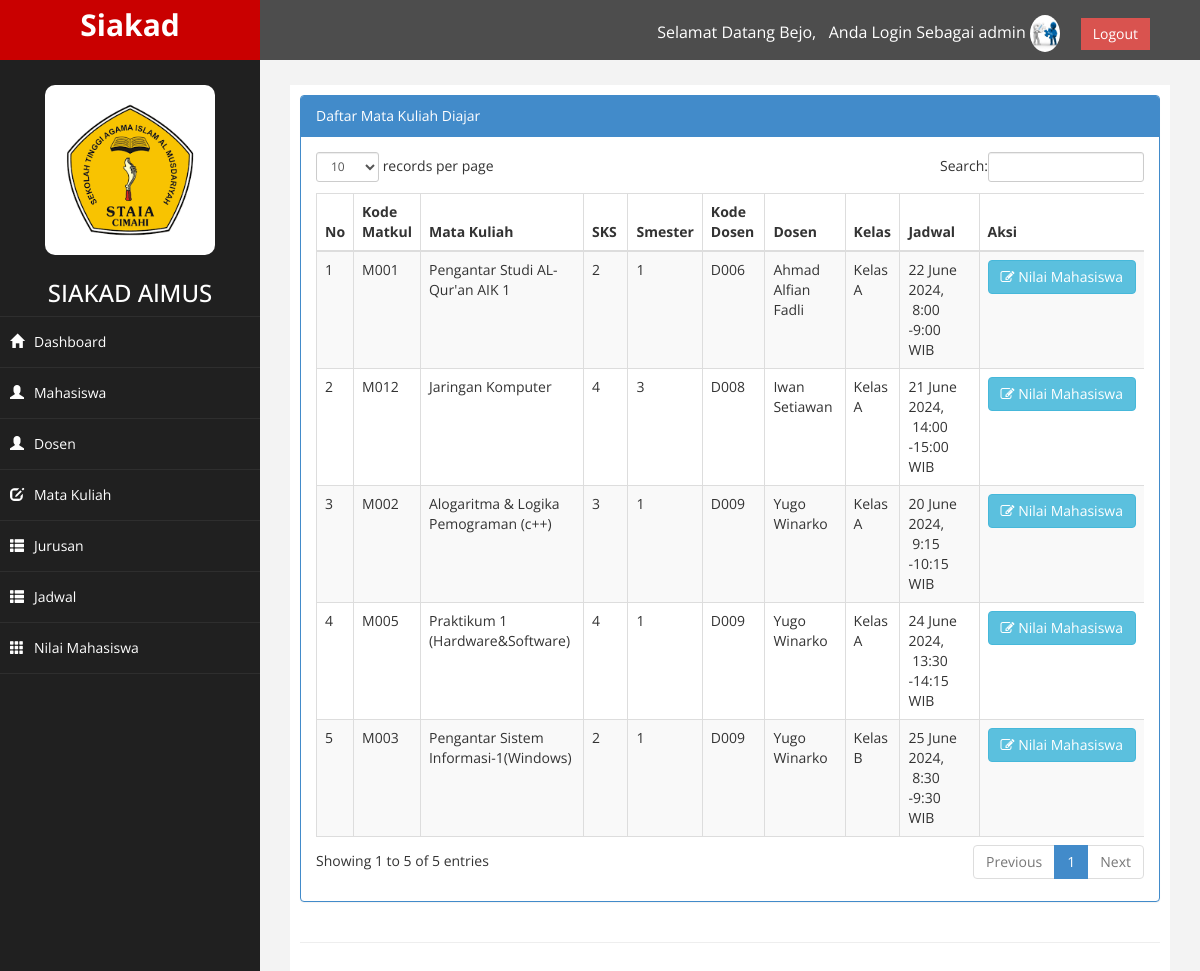
Screenshot of /index.php?page=nilai (signed in) with the database file from the repository.
### tables this page shows
CREATE TABLE `tb_user` (
  `id` int(9) NOT NULL,
  `user_id` varchar(12) NOT NULL,
  `nama` varchar(50) NOT NULL,
  `pass` varchar(50) NOT NULL,
  `level` varchar(25) NOT NULL,
  `foto` varchar(100) NOT NULL
);

CREATE TABLE `tb_jadwal` (
  `id` int(9) NOT NULL,
  `kode_mk` varchar(4) NOT NULL,
  `kode_ruang` int(5) NOT NULL,
  `tanggal` date NOT NULL,
  `jam_mulai` time NOT NULL,
  `jam_selesai` time NOT NULL,
  `kode_dosen` varchar(8) NOT NULL
);

CREATE TABLE `tb_matkul` (
  `kode_mk` varchar(4) NOT NULL,
  `nama_mk` varchar(50) NOT NULL,
  `sks` varchar(1) NOT NULL,
  `smester` varchar(50) NOT NULL
);

CREATE TABLE `tb_dosen` (
  `kode_dosen` varchar(8) NOT NULL,
  `nama_dosen` varchar(50) NOT NULL,
  `telpon` varchar(15) NOT NULL,
  `email` varchar(100) NOT NULL,
  `alamat` varchar(250) NOT NULL,
  `foto` varchar(250) NOT NULL
);

CREATE TABLE `tb_ruang` (
  `kode_ruang` int(5) NOT NULL,
  `nama_ruang` varchar(50) NOT NULL
);

### page/nilai/tampil_mk.php (the view)
<div class="row">
    <div class="col-md-12">
        <div class="panel panel-primary">
            <div class="panel-heading">
                 Daftar Mata Kuliah Diajar
            </div>
            <div class="panel-body">
                <div class="table-responsive">
                    <table class="table table-striped table-bordered table-hover" id="dataTables-example">
                        <thead>
                            <tr>
                            	<th>No</th>
                            	<th>Kode Matkul</th>
                                <th>Mata Kuliah</th>
                                <th>SKS</th>
                                <th>Smester</th>
                                <th>Kode Dosen</th>
                                <th>Dosen</th>
                                <th>Kelas</th>
                                <th>Jadwal</th>
                                <th>Aksi</th>
                            </tr>
                        </thead>
                        <tbody>
                        <?php
                        	$no=1;
                        	$mk = $koneksi->query("SELECT * from tb_jadwal, tb_dosen, tb_matkul, tb_ruang
                                                  where  tb_dosen.kode_dosen=tb_jadwal.kode_dosen
                                                  and    tb_jadwal.kode_mk=tb_matkul.kode_mk
                                                  and    tb_jadwal.kode_ruang=tb_ruang.kode_ruang
                                                ");
                        	while ($data=$mk->fetch_assoc()) {
                         ?>
                            <tr class="odd gradeX">
                                <td><?php echo $no++; ?></td>
                                <td><?php echo $data['kode_mk']; ?></td>
                                <td><?php echo $data['nama_mk']; ?></td>
                                <td><?php echo $data['sks']; ?></td>
                                <td><?php echo $data['smester']; ?></td>
                                <td><?php echo $data['kode_dosen']; ?></td>
                                <td><?php echo $data['nama_dosen']; ?></td>
                                <td><?php echo $data['nama_ruang']; ?></td>
                                <td><?php echo date('d F Y', strtotime( $data['tanggal'])).', &nbsp;'.date('G:i ', strtotime($data['jam_mulai'])).'-'.date('G:i', strtotime( $data['jam_selesai'])).'&nbsp; WIB'; ?> </td>
                                <td>
                                	<a href="?page=nilai&aksi=lihat_mhs&kode_mk=<?php echo $data['kode_mk']; ?>&dosen=<?php echo $data['kode_dosen']; ?> " class=" btn btn-info" ><i class="fa fa-edit"></i> Nilai Mahasiswa</a>
                                </td>
                            </tr>
                            <?php } ?>
                         </tbody>
                   </table>
           </div>
       </div>
   </div>
</div>
</div>

### index.php (shortened to what this page needs)
<?php
	$koneksi = new mysqli("localhost","root","","siakad2");
	if(@$_SESSION['admin'] || $_SESSION['mahasiswa'] || $_SESSION['dosen']){
 ?>
<!DOCTYPE html>
<html xmlns="http://www.w3.org/1999/xhtml">
<head>
    <link href="assets/css/bootstrap.css" rel="stylesheet" />
    <link href="assets/css/font-awesome.css" rel="stylesheet" />
    <link href="assets/css/custom.css" rel="stylesheet" />
    <link href="assets/js/dataTables/dataTables.bootstrap.css" rel="stylesheet" />
   <link rel="stylesheet" type="text/css" href="assets/sw/dist/sweetalert.css">
</head>
<body>
    <div id="wrapper">
        <nav class="navbar navbar-default navbar-cls-top " role="navigation" style="margin-bottom: 0">
            <div class="navbar-header">
                <a class="navbar-brand" href="index.php">Siakad</a>
            </div>
            			<?php
                           if($_SESSION['admin']){
                                $user_l=$_SESSION['admin'];
                           }else if($_SESSION['mahasiswa']){
                                $user_l=$_SESSION['mahasiswa'];
                           }
                           else if($_SESSION['dosen']){
                                $user_l=$_SESSION['dosen'];
                           }
                           $sql_u = $koneksi->query("select* from tb_user where id='$user_l'");
                           $data_u = $sql_u->fetch_assoc();
                        ?>
  <div style="color: white;
padding: 15px 50px 5px 50px;
float: right;
font-size: 16px;">Selamat Datang <?php echo $data_u['nama']; ?>, &nbsp; Anda Login Sebagai <?php echo $data_u['level']; ?> <?php if ($_SESSION['mahasiswa'] || $_SESSION['admin']) {?><img src="img/<?php echo $data_u['foto']; ?>"  width="30" height="37" style="border-radius: 50%; "><?php } ?>   <a href="logout.php" class="btn btn-danger square-btn-adjust">Logout</a>
</div>
        </nav>
                <nav class="navbar-default navbar-side" role="navigation">
            <div class="sidebar-collapse">
                <ul class="nav" id="main-menu">
				<li class="text-center">
                    <img src="assets/img/logo2.png" class="user-image img-responsive"/>
                     <h3 style="color: white;">SIAKAD AlMUS</h3>
					</li>
                    <li>
                        <a  href="index.php"><i class="glyphicon glyphicon-home"></i>Dashboard</a>
                    </li>
                    <?php if ($_SESSION['admin'] ) {?>
                    <li>
                        <a  href="?page=mahasiswa"><i class="glyphicon glyphicon-user"></i>Mahasiswa</a>
                    </li>
                    <li>
                        <a  href="?page=dosen"><i class="glyphicon glyphicon-user"></i>Dosen</a>
                    </li>
                      <li  >
                        <a  href="?page=matkul"><i class="glyphicon glyphicon-edit"></i>Mata Kuliah</a>
                    </li>
                     <li  >
                        <a  href="?page=jurusan"><i class="glyphicon glyphicon-th-list"></i>Jurusan </a>
                    </li>
                    <li  >
                        <a  href="?page=jadwal"><i class="glyphicon glyphicon-th-list"></i>Jadwal </a>
                    </li>
                    <li  >
                        <a  href="?page=nilai"><i class="glyphicon glyphicon-th"></i>Nilai Mahasiswa </a>
                    </li>
                    <?php } ?>
                </ul>
            </div>
        </nav>
        <div id="page-wrapper" >
            <div id="page-inner">
                <div class="row">
                    <div class="col-md-12">
                        <?php
                        	$page = $_GET['page'];
                        	$aksi = $_GET['aksi'];
                        	if ($page=="mahasiswa") {
                        		if ($aksi=="") {
                        			include "page/mahasiswa/mahasiswa.php";
                        		}if ($aksi=="detail") {
                        			include "page/mahasiswa/detail.php";
                        		}if ($aksi=="tambah") {
                        			include "page/mahasiswa/tambah.php";
                        		}if ($aksi=="ubah") {
                        			include "page/mahasiswa/ubah.php";
                        		}if ($aksi=="hapus") {
                        			include "page/mahasiswa/hapus.php";
                        		}
                        	}if ($page=="dosen") {
                        		if ($aksi=="") {
                        			include "page/dosen/dosen.php";
                        		}if ($aksi=="tambah") {
                                    include "page/dosen/tambah.php";
                                }if ($aksi=="ubah") {
                                    include "page/dosen/ubah.php";
                                }if ($aksi=="hapus") {
                                    include "page/dosen/hapus.php";
                                }
                        	}if ($page=="jurusan") {
                        		if ($aksi=="") {
                        			include "page/jurusan/jurusan.php";
                        		}if ($aksi=="tambah") {
                                    include "page/jurusan/tambah.php";
                                }if ($aksi=="ubah") {
                                    include "page/jurusan/ubah.php";
                                }if ($aksi=="hapus") {
                                    include "page/jurusan/hapus.php";
                                }
                        	}if ($page=="krs") {
                        		if ($aksi=="") {
                        			include "page/krs/j_krs.php";
                        		}if ($aksi=="lihat") {
                                    include "page/krs/krs.php";
                                }if ($aksi=="proses_tmbh") {
                                    include "page/krs/proses_krs.php";
                                }if ($aksi=="hapus") {
                                    include "page/krs/hapus_krs.php";
                                }
                        	}if ($page=="jadwal") {
                                if ($aksi=="") {
                                    include "page/jadwal/jadwal.php";
                                }if ($aksi=="tambah") {
                                    include "page/jadwal/tambah.php";
                                }if ($aksi=="ubah") {
                                    include "page/jadwal/ubah.php";
                                }if ($aksi=="hapus") {
                                    include "page/jadwal/hapus.php";
                                }
                            }if ($page=="matkul") {
                                if ($aksi=="") {
                                    include "page/matkul/matkul.php";
                                }if ($aksi=="tambah") {
                                    include "page/matkul/tambah.php";
                                }if ($aksi=="ubah") {
                                    include "page/matkul/ubah.php";
                                }if ($aksi=="hapus") {
                                    include "page/matkul/hapus.php";
                                }
                            }if ($page=="profile") {
                                if ($aksi=="") {
                                    include "page/profile/profile.php";
                                }if ($aksi=="ubahpass") {
                                    include "page/profile/ubah_pass.php";
                                }if ($aksi=="ubahsmester") {
                                    include "page/profile/ubah_smester.php";
                                }
                            }if ($page=="nilai") {
                                if ($aksi=="") {
                                    include "page/nilai/tampil_mk.php";
                                }if ($aksi=="lihat_mhs") {
                                    include "page/nilai/tampil_nilai.php";
                                }if ($aksi=="edit") {
                                    include "page/nilai/edit_nilai.php";
                                }
                            }if ($page=="khs") {
                                if ($aksi=="") {
                                    include "page/khs/khs.php";
                                }if ($aksi=="tampil_nilai") {
                                    include "page/nilai/tampil_nilai.php";
                                }if ($aksi=="input") {
                                    include "page/nilai/input.php";
                                }
                            }if ($page == "nilai_d") {
                            	if ($aksi == "") {
                            		include "page/nilai_dosen/nilai.php";
                            	}
															if ($aksi == "lihat_mhs") {
                            		include "page/nilai_dosen/lihat_mhs.php";
                            	}
                              if ($aksi == "edit") {
                            		include "page/nilai_dosen/edit.php";
                            	}
															if ($aksi == "nilai") {
                            		include "page/nilai_dosen/input_nilai.php";
                            	}
                            }
                         ?>
                    </div>
                </div>
                 <hr />
    </div>
            </div>
        </div>
</body>
</html>
<?php
    }else{
        header("location:login.php");
    }
?>

### assets/css/custom.css (style rules this page uses)
body { font-family: 'Open Sans', sans-serif; }
#wrapper { width: 100%; background:#202020; }
#page-wrapper { padding: 15px 15px; min-height: 600px; background:#F3F3F3; }
#page-inner { width:100%; margin:10px 20px 10px 0px; background-color:#fff!important; padding:10px; min-height:1200px; }
.text-center { text-align:center; }
.square-btn-adjust { border: 0px solid transparent; -webkit-border-radius: 0px; -moz-border-radius: 0px; border-radius: 0px; }
.user-image { margin: 25px auto; -webkit-border-radius: 10px; -moz-border-radius: 10px; border-radius: 10px; max-height:170px; max-width:170px; }
.navbar-cls-top .navbar-brand { color: #fff; background: #C90000; width: 260px; text-align: center; height: 60px; font-size: 30px; font-weight: 700; }
.sidebar-collapse , .sidebar-collapse .nav { background:none; }
.sidebar-collapse .nav { padding:0; }
.sidebar-collapse .nav > li > a { color:#fff; background:#202020; text-shadow:none; }
.sidebar-collapse > .nav > li > a { padding:15px 10px; }
.sidebar-collapse > .nav > li { border-bottom: 1px solid rgba(107, 108, 109, 0.19); }
.navbar-side { border:none; background-color: #202020; }
.navbar-cls-top { background:#4D4D4D; border-bottom:none; }
.navbar-default { border:0px solid black; }
.navbar-header { background: #A70303; }
.nav > li > a > i { margin-right:10px; }
@media (min-width:768px) { #page-wrapper { margin: 0 0 0 260px; padding: 15px 30px; min-height: 1200px; } }
@media (min-width:768px) { .navbar-side { z-index: 1; position: absolute; width: 260px; } }
@media (min-width:768px) { .navbar { border-radius: 0px; } }

### rows the page displays
tb_user: nama "Bejo", level "admin", foto (picture)
tb_jadwal: kode_mk.kode_mk "M001", kode_mk.nama_mk "Pengantar Studi AL-Qur'an AIK 1", kode_mk.sks "2", kode_mk.smester "1", kode_dosen.kode_dosen "D006", kode_dosen.nama_dosen "Ahmad Alfian Fadli", kode_ruang.nama_ruang "Kelas A", tanggal "22 June 2024", jam_mulai "8:00", jam_selesai "9:00"
tb_jadwal: kode_mk.kode_mk "M012", kode_mk.nama_mk "Jaringan Komputer", kode_mk.sks "4", kode_mk.smester "3", kode_dosen.kode_dosen "D008", kode_dosen.nama_dosen "Iwan Setiawan", kode_ruang.nama_ruang "Kelas A", tanggal "21 June 2024", jam_mulai "14:00", jam_selesai "15:00"
tb_jadwal: kode_mk.kode_mk "M002", kode_mk.nama_mk "Alogaritma & Logika Pemograman (c++)", kode_mk.sks "3", kode_mk.smester "1", kode_dosen.kode_dosen "D009", kode_dosen.nama_dosen "Yugo Winarko", kode_ruang.nama_ruang "Kelas A", tanggal "20 June 2024", jam_mulai "9:15", jam_selesai "10:15"
tb_jadwal: kode_mk.kode_mk "M005", kode_mk.nama_mk "Praktikum 1 (Hardware&Software)", kode_mk.sks "4", kode_mk.smester "1", kode_dosen.kode_dosen "D009", kode_dosen.nama_dosen "Yugo Winarko", kode_ruang.nama_ruang "Kelas A", tanggal "24 June 2024", jam_mulai "13:30", jam_selesai "14:15"
tb_jadwal: kode_mk.kode_mk "M003", kode_mk.nama_mk "Pengantar Sistem Informasi-1(Windows)", kode_mk.sks "2", kode_mk.smester "1", kode_dosen.kode_dosen "D009", kode_dosen.nama_dosen "Yugo Winarko", kode_ruang.nama_ruang "Kelas B", tanggal "25 June 2024", jam_mulai "8:30", jam_selesai "9:30"
